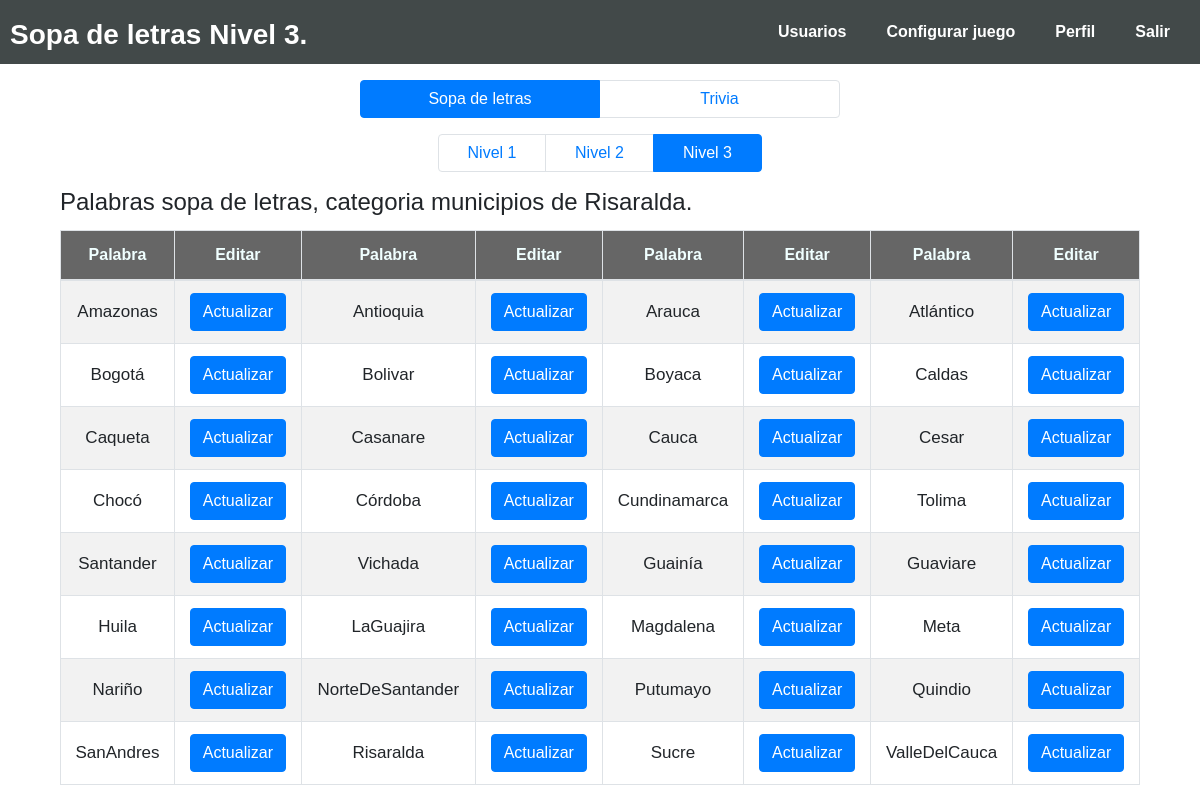
/confi_juego/sopa/sopa_nv3.php (signed in), run on the app's committed database.
### tables this page shows
CREATE TABLE `sopa_nivel3` (
  `id_palabra` int(11) NOT NULL,
  `palabra` varchar(16) NOT NULL
);

### confi_juego/sopa/php/consul_sopaN3.php (called while the page is built, shortened)
<?php
require ('../../php/conexion.php');
$pdo -> setAttribute(PDO::ATTR_ERRMODE, PDO::ERRMODE_EXCEPTION);
$query = $pdo->prepare("SELECT * FROM `sopa_nivel3`");
$query->execute();
$nivel3 = $query->fetchAll();
$total_palabras = count($nivel3);

### confi_juego/sopa/sopa_nv3.php (the view, shortened to what this page needs)
<!DOCTYPE html>
<html lang="en">
<head>
  <link rel="stylesheet" type="text/css" href="../../css/bootstrap.css">
  <link rel="stylesheet" type="text/css" href="../../css/cargando.css">
  <link rel="stylesheet" type="text/css" href="../../css/maquinawrite.css">
  <link rel="stylesheet" href="../../css/estyle.css">
  <link rel="stylesheet" href="../trivia/style.css">
  <link rel="stylesheet" href="style_sopa.css">
</head>
<body>
  <nav class="navbar1 navbar-expand-lg1 navbar-light1 bg-light1">
    <div class="collapse1 navbar-collapse1" id="navbarNav">
      <p class="title_sopa pa"> <b><span style="color: white;">Sopa de letras Nivel 3.</span> </b></p>
      <ul class="navbar-nav1">
        <li class="nav-item1 active1">
          <a class="nav-link1" href="../../administrador/index.php"><b> Usuarios</b> <span class="sr-only1"></span></a>
        </li>
        <li class="nav-item1">
          <a class="nav-link1" href="#"><b> Configurar juego</b></a>
        </li>
        <li class="nav-item1">
          <a class="nav-link1" href="../perfil/perfil_admin.php"><b>Perfil</b></a>
        </li>
        <li class="nav-item1">
          <a class="nav-link1" href="../../php/salir.php"><b>Salir</b></a>
        </li>
      </ul>
    </div>
  </nav>
  <ul class="pagination pagination_juegos">
    <li class="page-item active">
      <div>
        <a class="page-link" href="#">Sopa de letras</a>
      </div>
    </li>
    <li class="page-item">
      <div>
        <a class="page-link" href="../trivia/trivia.php">Trivia</a>
      </div>
    </li>
  </ul>
  <ul class="pagination pagination_niveles">
    <li class="page-item">
      <div>
        <a class="page-link" href="index.php">Nivel 1</a>
      </div>
    </li>
    <li class="page-item">
      <div>
        <a class="page-link" href="sopa_nv2.php">Nivel 2</a>
      </div>
    </li>
    <li class="page-item active">
      <div>
        <a class="page-link" href="#">Nivel 3</a>
      </div>
    </li>
  </ul>
  <div class="div_titulo">
    <h4 class="h4_titulo">Palabras sopa de letras, categoria municipios de Risaralda.</h4>
  </div>
  <div class="tabla clearfix">
    <div class="contenedor_tabla">
      <div class="table-responsive" style="align-items: center;">
        <table class="table table-bordered table-striped table-hover">
          <thead>
            <tr class="tr">
              <th scope="col">Palabra</th>
              <th scope="col">Editar</th>
              <th scope="col">Palabra</th>
              <th scope="col">Editar</th>
              <th scope="col">Palabra</th>
              <th scope="col">Editar</th>
              <th scope="col">Palabra</th>
              <th scope="col">Editar</th>
            </tr>
          </thead>
          <tbody>
            <?php
            include("php/consul_sopan3.php");
            $cuenta = 0;
            for ($i = 1; $i <= $total_palabras; $i = $i + 4) { ?>
              <tr>
                <?php if ($cuenta < $total_palabras) { ?>
                  <td><?php echo ($nivel3[$cuenta][1]); ?></td>
                  <td> <button type="button" class="btn btn-primary" data-toggle="modal" data-target="#municipio<?php echo $nivel3[$cuenta][0]; ?>">Actualizar</button> </td>
                  <?php include("muni.php");
                  $cuenta++; ?>
                <?php } else { ?>
                  <td></td>
                  <td></td>
                <?php }  ?>
                <?php if ($cuenta < $total_palabras) { ?>
                  <td><?php echo ($nivel3[$cuenta][1]); ?></td>
                  <td> <button type="button" class="btn btn-primary" data-toggle="modal" data-target="#municipio<?php echo $nivel3[$cuenta][0]; ?>">Actualizar</button> </td>
                  <?php include("muni.php");
                  $cuenta++; ?>
                <?php } else { ?>
                  <td></td>
                  <td></td>
                <?php }  ?>
                <?php if ($cuenta < $total_palabras) { ?>
                  <td><?php echo ($nivel3[$cuenta][1]); ?></td>
                  <td> <button type="button" class="btn btn-primary" data-toggle="modal" data-target="#municipio<?php echo $nivel3[$cuenta][0]; ?>">Actualizar</button> </td>
                  <?php include("muni.php");
                  $cuenta++; ?>
                <?php } else { ?>
                  <td></td>
                  <td></td>
                <?php }  ?>
                <?php if ($cuenta < $total_palabras) { ?>
                  <td><?php echo ($nivel3[$cuenta][1]); ?></td>
                  <td> <button type="button" class="btn btn-primary" data-toggle="modal" data-target="#municipio<?php echo $nivel3[$cuenta][0]; ?>">Actualizar</button> </td>
                  <?php include("muni.php");
                  $cuenta++; ?>
                <?php } else { ?>
                  <td></td>
                  <td></td>
                <?php }  ?>
              </tr>
            <?php } ?>
          </tbody>
        </table>
      </div>
    </div>
  </div>
</body>
</html>

### css/estyle.css (style rules this page uses)
table tr th { background: rgba(0, 0, 0, .6); color: azure; }
tbody tr { font-size: 12px !important; }
b { display: flex; flex-direction: row-reverse; }
.pagination { justify-content: center; margin: 16px 0; }

### confi_juego/trivia/style.css (style rules this page uses)
body { font-family: Arial, Helvetica, sans-serif; }
.nav-link1 { text-decoration: none !important; color: white; padding: 20px; display: block; }
.nav-item1 { display: inline-block; text-align: center; }
.div_titulo { display: flex; justify-content: center; margin: 5px 0px; }
.h4_titulo { width: 90%; }
.navbar1 { position: relative; background-color: #424949; list-style: none; padding: 0; margin: auto; }
.tabla { display: flex; justify-content: center; }
.navbar-nav1 { margin: 0px; display: flex; justify-content: flex-end; text-decoration: none !important; }
.pa { padding-top: 14px; font-size: 28px; margin: 0px; }
.collapse1 { padding: 0px 10px; display: flex; justify-content: space-between; }
td { display: table-cell; vertical-align: middle !important; text-align: center; font-size: 17px; }
.tr { white-space: nowrap; text-align: center; }
.contenedor_tabla { width: 90%; }
.pagination_juegos { text-align: center; }
.pagination_juegos .page-item { width: 20%; }
.pagination_niveles { text-align: center; }
.pagination_niveles .page-item { width: 9%; }

### confi_juego/sopa/style_sopa.css (style rules this page uses)
.pagination_juegos { text-align: center; }
.pagination_juegos .page-item { width: 20%; }
.pagination_niveles { text-align: center; }
.pagination_niveles .page-item { width: 9%; }
.div_titulo { display: flex; justify-content: center; margin: 5px 0px; }
.h4_titulo { width: 90%; }

### data on the page
sopa_nivel3: palabra "Amazonas"
sopa_nivel3: palabra "Antioquia"
sopa_nivel3: palabra "Arauca"
sopa_nivel3: palabra "Atlántico"
sopa_nivel3: palabra "Bogotá"
sopa_nivel3: palabra "Bolivar"
sopa_nivel3: palabra "Boyaca"
sopa_nivel3: palabra "Caldas"
sopa_nivel3: palabra "Caqueta"
sopa_nivel3: palabra "Casanare"
sopa_nivel3: palabra "Cauca"
sopa_nivel3: palabra "Cesar"
sopa_nivel3: palabra "Chocó"
sopa_nivel3: palabra "Córdoba"
sopa_nivel3: palabra "Cundinamarca"
sopa_nivel3: palabra "Tolima"
sopa_nivel3: palabra "Santander"
sopa_nivel3: palabra "Vichada"
sopa_nivel3: palabra "Guainía"
sopa_nivel3: palabra "Guaviare"
sopa_nivel3: palabra "Huila"
sopa_nivel3: palabra "LaGuajira"
sopa_nivel3: palabra "Magdalena"
sopa_nivel3: palabra "Meta"
sopa_nivel3: palabra "Nariño"
sopa_nivel3: palabra "NorteDeSantander"
sopa_nivel3: palabra "Putumayo"
sopa_nivel3: palabra "Quindio"
sopa_nivel3: palabra "SanAndres"
sopa_nivel3: palabra "Risaralda"
sopa_nivel3: palabra "Sucre"
sopa_nivel3: palabra "ValleDelCauca"
